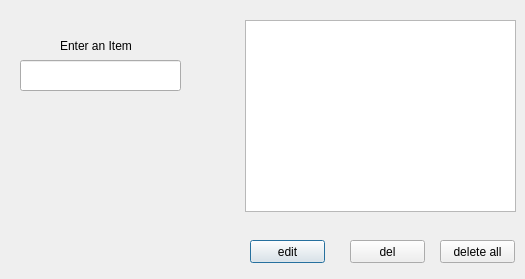
<?xml version="1.0" encoding="UTF-8"?>
<ui version="4.0">
 <class>Dialog</class>
 <widget class="QDialog" name="Dialog">
  <property name="geometry">
   <rect>
    <x>0</x>
    <y>0</y>
    <width>525</width>
    <height>279</height>
   </rect>
  </property>
  <property name="windowTitle">
   <string>Dialog</string>
  </property>
  <widget class="QListWidget" name="listWidget">
   <property name="geometry">
    <rect>
     <x>245</x>
     <y>20</y>
     <width>271</width>
     <height>192</height>
    </rect>
   </property>
  </widget>
  <widget class="QLabel" name="label">
   <property name="geometry">
    <rect>
     <x>60</x>
     <y>30</y>
     <width>91</width>
     <height>31</height>
    </rect>
   </property>
   <property name="text">
    <string>Enter an Item</string>
   </property>
  </widget>
  <widget class="QLineEdit" name="lineEdit">
   <property name="geometry">
    <rect>
     <x>20</x>
     <y>60</y>
     <width>161</width>
     <height>31</height>
    </rect>
   </property>
  </widget>
  <widget class="QPushButton" name="pushButton">
   <property name="geometry">
    <rect>
     <x>250</x>
     <y>240</y>
     <width>75</width>
     <height>23</height>
    </rect>
   </property>
   <property name="text">
    <string>edit</string>
   </property>
  </widget>
  <widget class="QPushButton" name="pushButton_2">
   <property name="geometry">
    <rect>
     <x>350</x>
     <y>240</y>
     <width>75</width>
     <height>23</height>
    </rect>
   </property>
   <property name="text">
    <string>del</string>
   </property>
  </widget>
  <widget class="QPushButton" name="pushButton_3">
   <property name="geometry">
    <rect>
     <x>440</x>
     <y>240</y>
     <width>75</width>
     <height>23</height>
    </rect>
   </property>
   <property name="text">
    <string>delete all</string>
   </property>
  </widget>
 </widget>
 <resources/>
 <connections/>
</ui>
